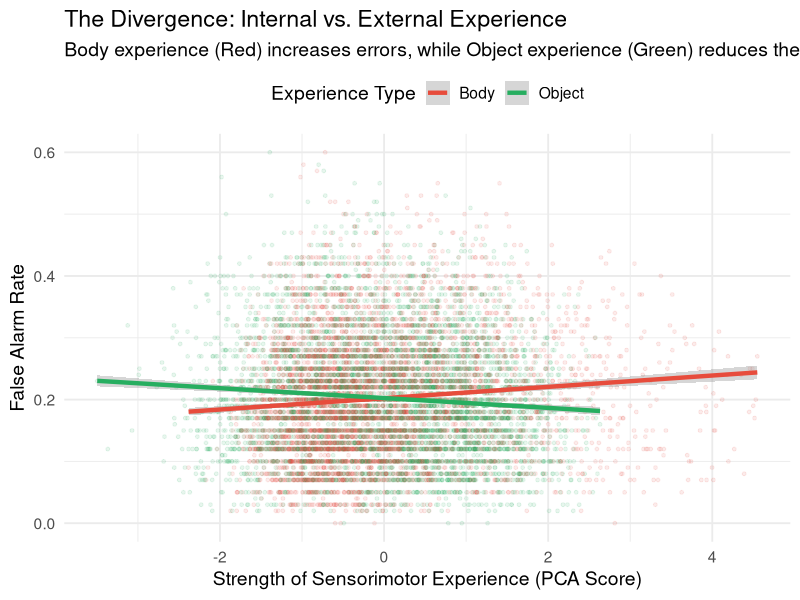
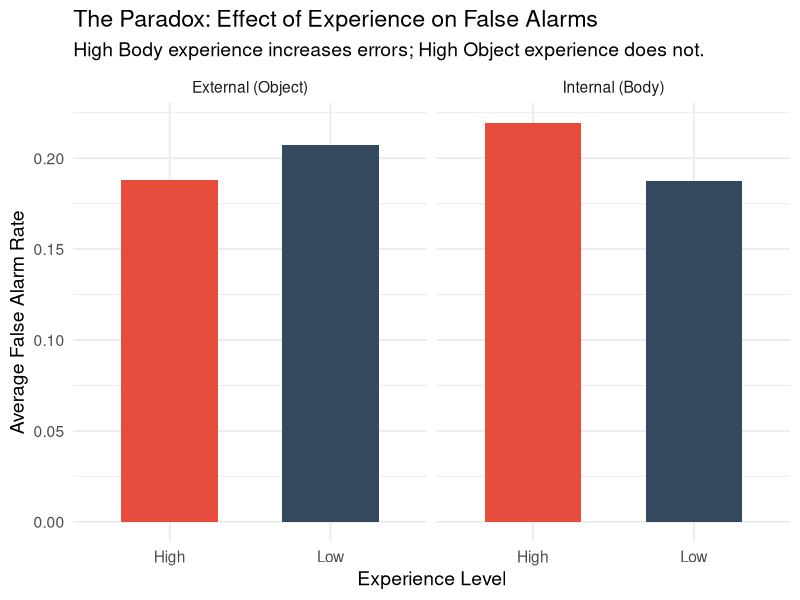

Source code (R) for these figures, in order:
## ---- chunk 1
#| label: loading-data
#| warning: false
library(tidyverse)
data <- read_csv("raw_memory_data_study1.csv")
## ---- chunk 2
#| warning: false
data_clean <- data |>
  filter(!is.na(Body) & !is.na(Object))
nrow(data_clean)
nrow(data)
## ---- chunk 3
#| label: plot-combined-interaction
#| warning: false

# Reshape the data to "Long" format
# This stacks Body and Object scores into a single column called "Score"
plot_data_long <- data %>%
  filter(!is.na(Body) & !is.na(Object)) %>%
  select(both_fa, Body, Object) %>%
  pivot_longer(
    cols = c(Body, Object), 
    names_to = "Experience_Type", 
    values_to = "Score"
  )

# Plot both trends on the same graph
ggplot(plot_data_long, aes(x = Score, y = both_fa, color = Experience_Type)) +
  geom_point(alpha = 0.1, size = 1) +
  geom_smooth(method = "lm", se = TRUE, size = 1.5) +
  scale_color_manual(values = c("Body" = "#e74c3c", "Object" = "#27ae60")) +
  labs(
    title = "The Divergence: Internal vs. External Experience",
    subtitle = "Body experience (Red) increases errors, while Object experience (Green) reduces them.",
    x = "Strength of Sensorimotor Experience (PCA Score)",
    y = "False Alarm Rate",
    color = "Experience Type"
  ) +
  theme_minimal(base_size = 14) +
  theme(legend.position = "top")
## ---- chunk 4
#| label: analysis-body-object
#| warning: false

# Define High/Low Cutoffs (Top 25% and Bottom 25%)
body_quants <- quantile(data_clean$Body, probs = c(0.25, 0.75))
obj_quants  <- quantile(data_clean$Object, probs = c(0.25, 0.75))

# We calculate the Mean False Alarm Rate (both_fa) for High/Low groups in both dimensions

# Analyze Body
body_summary <- data_clean |>
  mutate(Group = case_when(
    Body >= body_quants[2] ~ "High",
    Body <= body_quants[1] ~ "Low",
    TRUE ~ "Medium"
  )) |>
  filter(Group != "Medium") |>
  group_by(Group) |>
  summarise(
    Mean_FA = mean(both_fa, na.rm = TRUE),
    SE_FA = sd(both_fa, na.rm = TRUE) / sqrt(n()), # Standard Error for error bars
    Dimension = "Internal (Body)"
  )

# Analyze Object
object_summary <- data_clean |>
  mutate(Group = case_when(
    Object >= obj_quants[2] ~ "High",
    Object <= obj_quants[1] ~ "Low",
    TRUE ~ "Medium"
  )) |>
  filter(Group != "Medium") |>
  group_by(Group) |>
  summarise(
    Mean_FA = mean(both_fa, na.rm = TRUE),
    SE_FA = sd(both_fa, na.rm = TRUE) / sqrt(n()),
    Dimension = "External (Object)"
  )

# Combine into one plot-ready dataframe
plot_data <- bind_rows(body_summary, object_summary)

# Generate the Comparative Bar Chart
ggplot(plot_data, aes(x = Group, y = Mean_FA, fill = Group)) +
  geom_bar(stat = "identity", width = 0.6) +
  facet_wrap(~Dimension) + # Creates side-by-side panels
  scale_fill_manual(values = c("High" = "#e74c3c", "Low" = "#34495e")) +
  labs(title = "The Paradox: Effect of Experience on False Alarms",
       subtitle = "High Body experience increases errors; High Object experience does not.",
       x = "Experience Level",
       y = "Average False Alarm Rate") +
  theme_minimal(base_size = 14) +
  theme(legend.position = "none")
